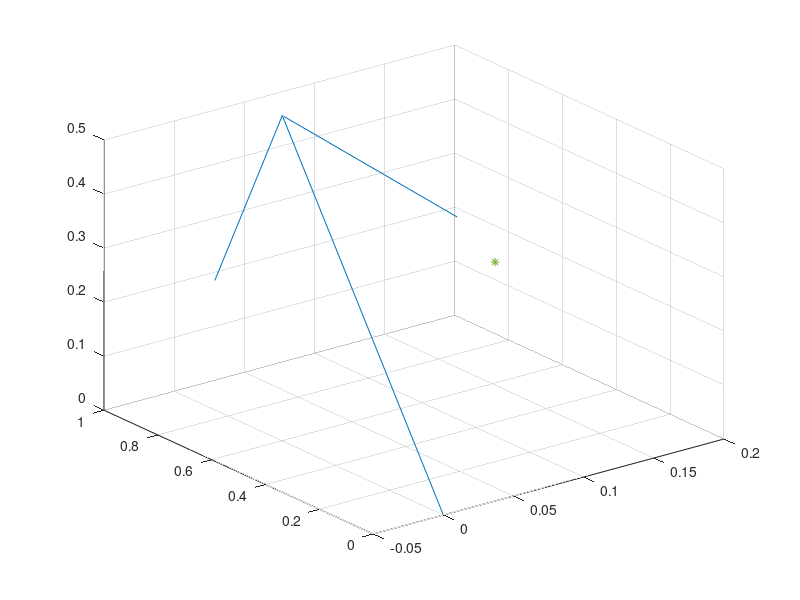

This figure's MATLAB source: (Note: this script raises an error after producing the figure.)
% main function for problem 2

fry = [0, pi/12, pi/8, pi/6, pi/4, pi/2, pi, 1.5*pi];

s = rand(3,1)

p0 = rand(3,1)

% plot the axis
quiver3(0, 0, 0, s(1), s(2), s(3));
hold on
plot3(p0(1), p0(2), p0(3), '*')

for i = 1:1:8
   R = R_solve(s, fry(i));
   p1 = R*p0;
   plot3(p1(1), p1(2), p1(3), 'ro')
    
end

